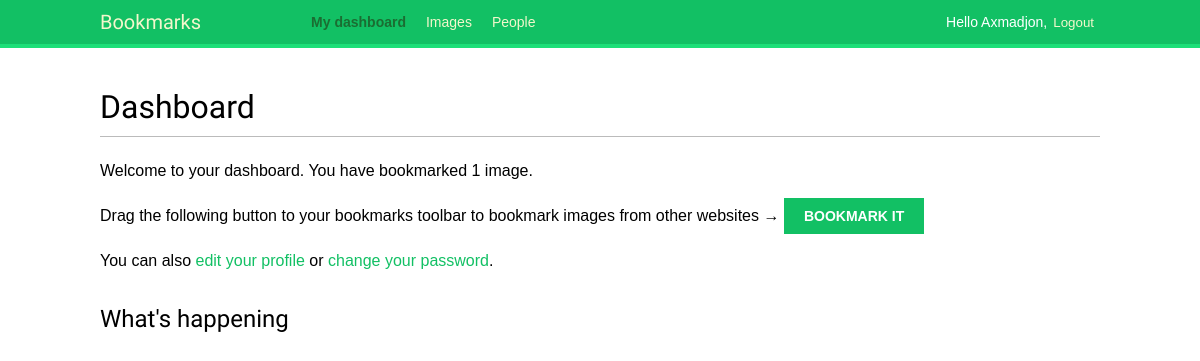
Before: /account/ (signed in) with the older database file.
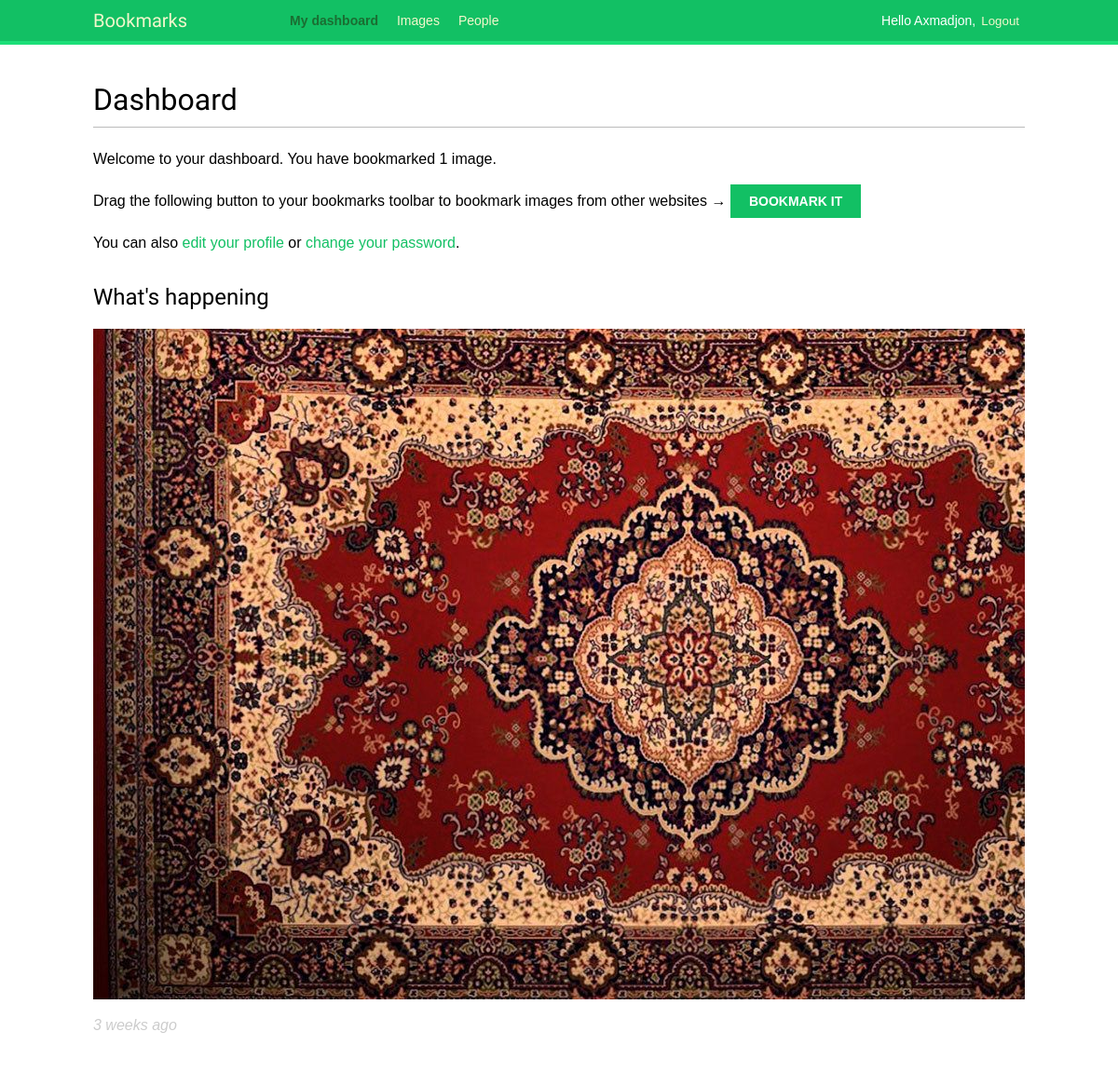
After: the same page with the newer database file.
### actions/models.py (models this page shows)
class Action(models.Model):
    user = models.ForeignKey(
        settings.AUTH_USER_MODEL,
        related_name='actions',
        on_delete=models.CASCADE
    )
    verb = models.CharField(max_length=255)
    created = models.DateTimeField(auto_now_add=True)
    target_ct = models.ForeignKey(
        ContentType,
        blank=True,
        null=True,
        related_name='target_obj',
        on_delete=models.CASCADE
    )
    target_id = models.PositiveIntegerField(null=True, blank=True)
    target = GenericForeignKey('target_ct', 'target_id')
    class Meta:
        indexes = [
            models.Index(fields=['-created']),
            models.Index(fields=['target_ct', 'target_id'])
        ]
        ordering = ['-created']

### account/views.py (the view)
# urls.py: path('', views.dashboard, name='dashboard'),
@login_required
def dashboard(request):
    actions = Action.objects.exclude(user=request.user)
    following_ids = request.user.following.values_list(
        'id', flat=True
    )
    if following_ids:
        actions = actions.filter(user_id__in=following_ids)
    actions = actions.select_related(
        'user', 'user__profile'
    ).prefetch_related('target')[:10]
    return render(
        request,
        template_name='account/dashboard.html',
        context={
            'section': 'dashboard',
            'actions': actions
        }
    )

### account/templates/account/dashboard.html (shortened to what this page needs)
{% extends "base.html" %}
{% block content %}
  <h1>Dashboard</h1>
  {% with total_images_created=request.user.images_created.count %}
    <p>Welcome to your dashboard. You have bookmarked {{ total_images_created }} image{{ total_images_created|pluralize }}.</p>
  {% endwith %}
  <p>Drag the following button to your bookmarks toolbar to bookmark images from other websites → <a href="javascript:{% include "bookmarklet_launcher.js" %}" class="button">Bookmark it</a></p>
  <p>You can also <a href="{% url "edit" %}">edit your profile</a> or <a href="{% url "password_change" %}">change your password</a>.</p>
  <h2>What's happening</h2>
  <div id="action-list">
    {% for action in actions %}
    {% include "actions/action/detail.html" %}
    {% endfor %}
  </div>
{% endblock %}

### account/templates/base.html (shortened to what this page needs)
{% load static %}
<!DOCTYPE html>
<html>
  <head>
    <link href="{% static "css/base.css" %}" rel="stylesheet">
  </head>
  <body>
    <div id="header">
      <span class="logo">Bookmarks</span>
      {% if request.user.is_authenticated %}
        <ul class="menu">
          <li class="{% if section == 'dashboard' %}selected{% endif %}">
            <a href="{% url "dashboard" %}">My dashboard</a>
          </li>
          <li class="{% if section == 'images' %}selected{% endif %}">
            <a href="{% url "images:list" %}">Images</a>
          </li>
          <li class="{% if section == 'people' %}selected{% endif %}">
            <a href="{% url "user_list" %}">People</a>
          </li>
        </ul>
      {% endif %}
      <span class="user">
        {% if request.user.is_authenticated %}
            Hello {{ request.user.first_name|default:request.user.username }},
          <form action="{% url "logout" %}" method="post">
            <button type="submit">Logout</button>
          </form>
        {% else %}
          <a href="{% url "login" %}">Log-in</a>
        {% endif %}
      </span>
    </div>
    <div id="content">
      {% block content %}
      {% endblock %}
    </div>
  </body>
</html>

### images/templates/bookmarklet_launcher.js
(function(){
    if(!window.bookmarklet) {
      bookmarklet_js = document.body.appendChild(document.createElement('script'));
      bookmarklet_js.src = '//127.0.0.1:8000/static/js/bookmarklet.js?r='+Math.floor(Math.random()*9999999999999999);
      window.bookmarklet = true;
    }
    else {
      bookmarkletLaunch();
    }
  })();

### actions/templates/actions/action/detail.html (shortened to what this page needs)
{% load thumbnail %}
{% with user=action.user profile=action.user.profile %}
<div class="action">
  <div class="images">
    {% if profile.photo %}
      {% thumbnail user.profile.photo "80x80" crop="100%" as im %}
      <a href="{{ user.get_absolute_url }}">
        <img src="{{ im.url }}" alt="{{ user.get_full_name }}"
         class="item-img">
      </a>
    {% endif %}
  </div>
  <div class="info">
    <p>
      <span class="date">{{ action.created|timesince }} ago</span>
      <br />
      <a href="{{ user.get_absolute_url }}">
      </a>
      {% if action.target %}
        {% with target=action.target %}
          <a href="{{ target.get_absolute_url }}">{{ target }}</a>
        {% endwith %}
      {% endif %}
    </p>
  </div>
</div>
{% endwith %}

### account/static/css/base.css (style rules this page uses)
body { margin:0; padding:0; font-family:helvetica, sans-serif; }
p { line-height: 1.8; }
a { color:#12c064; text-decoration:none; }
h1, h2, h3, h4, h5 , h6 { font-family: 'Muli', sans-serif; font-weight:normal; }
h1 { border-bottom:1px solid #bbb; padding:0 0 10px 0; margin:10px 0 20px 0; }
h2 { margin:30px 0 20px; }
#header { padding:10px 100px; font-size:14px; background:#12c064; color:#fff; border-bottom:4px solid #1cdf78; overflow:auto; }
#header .logo { font-family: 'Muli', sans-serif; float:left; color:#f3f7cc; font-size:20px; margin-right:10%; }
#header ul.menu { list-style:none; float:left; margin:0; padding:0; }
#header ul.menu li { float:left; padding:4px 10px; }
#header ul.menu li.selected a, #header ul.menu li.selected a:hover { color:#1b6d32; font-weight:bold; }
#header a { color:#f3f7cc; }
#header .user { float:right; padding-top:4px; }
#header .user form { display:inline; float:right; }
#header .user button { background:none; color:#f3f7cc; border:none; cursor:pointer; float:left; display:inline; }
#content { padding:30px 100px; }
form { overflow:auto; }
input[type=submit], a.button { font-weight:bold; background:#12c064; color:#fff; padding:10px 20px; font-size:14px; text-transform:uppercase; }
.action { clear:both; overflow:auto; }
.action .images { float:left; margin:0 10px 10px 0; }
.action .date { font-style:italic; color:#ccc; }

Changed rows visible on the page:
added Action: created "3 weeks"
